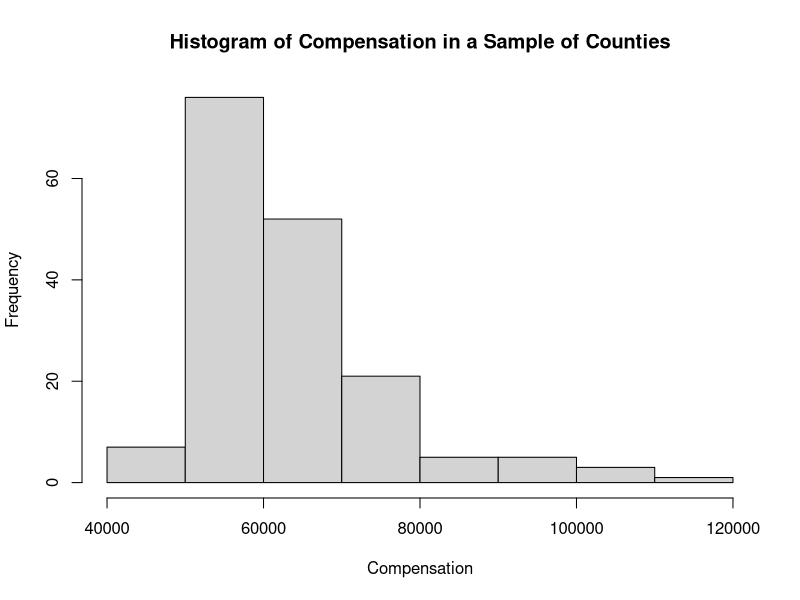
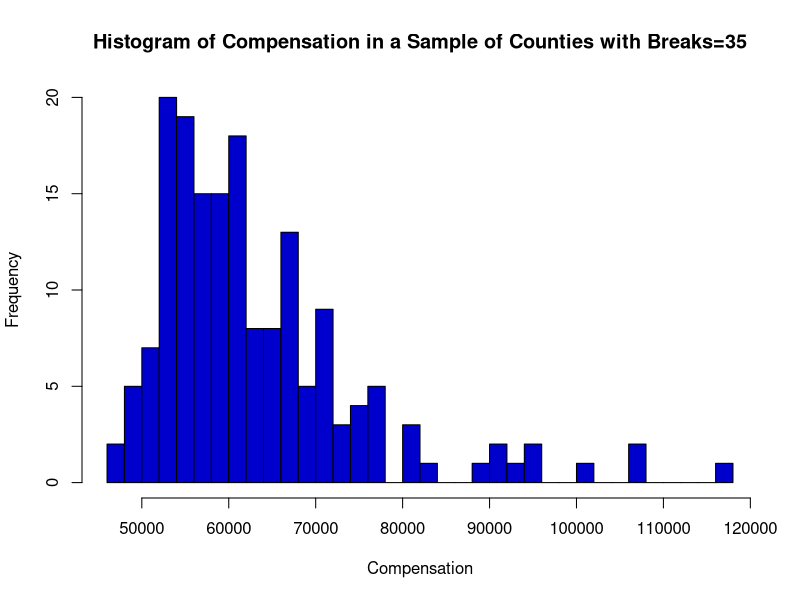
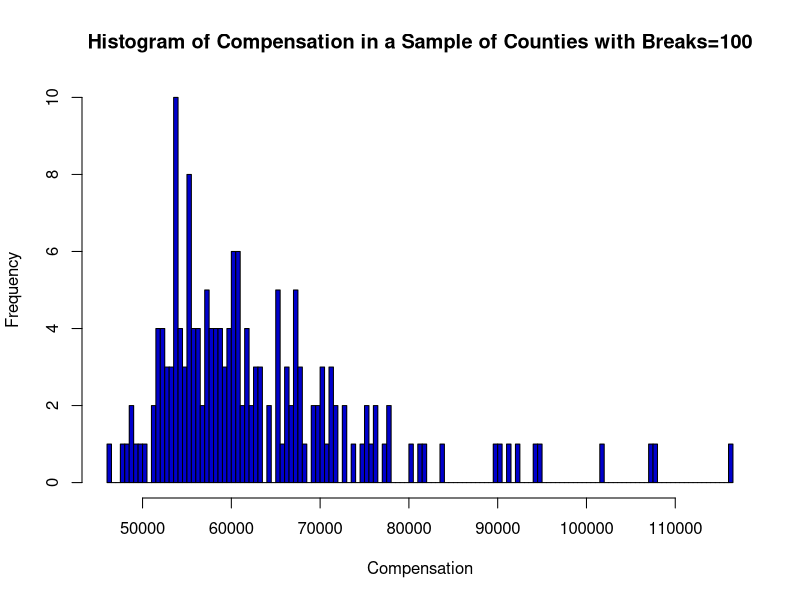

These charts were generated, in order, by the following R code:
## ---- chunk 1
x<-c(8,9,16,25,33)
x
## ---- chunk 2
y<-seq(5,25,by=5)
y
## ---- chunk 3
z<-rep(2,7)
z
## ---- chunk 4
s<-x+y
s
## ---- chunk 5
p<-y*z
p
## ---- chunk 6
x > 2*y
## ---- chunk 7
(x>y)
(x > y)*2
## ---- chunk 8
compensation <- scan("compensation.txt",n=170,skip=3)
hist(compensation, main="Histogram of Compensation in a Sample of Counties",
     xlab="Compensation")
## ---- chunk 9
compensation <- scan("compensation.txt",n=170,skip=3)
hist(compensation, main="Histogram of Compensation in a Sample of Counties with Breaks=35",
     breaks=35, col="blue3", xlab="Compensation")
## ---- chunk 10
compensation <- scan("compensation.txt",n=170,skip=3)
hist(compensation, main="Histogram of Compensation in a Sample of Counties with Breaks=100",
     breaks=100, col="blue3", xlab="Compensation")
## ---- chunk 11
sum(compensation <= 50000)
